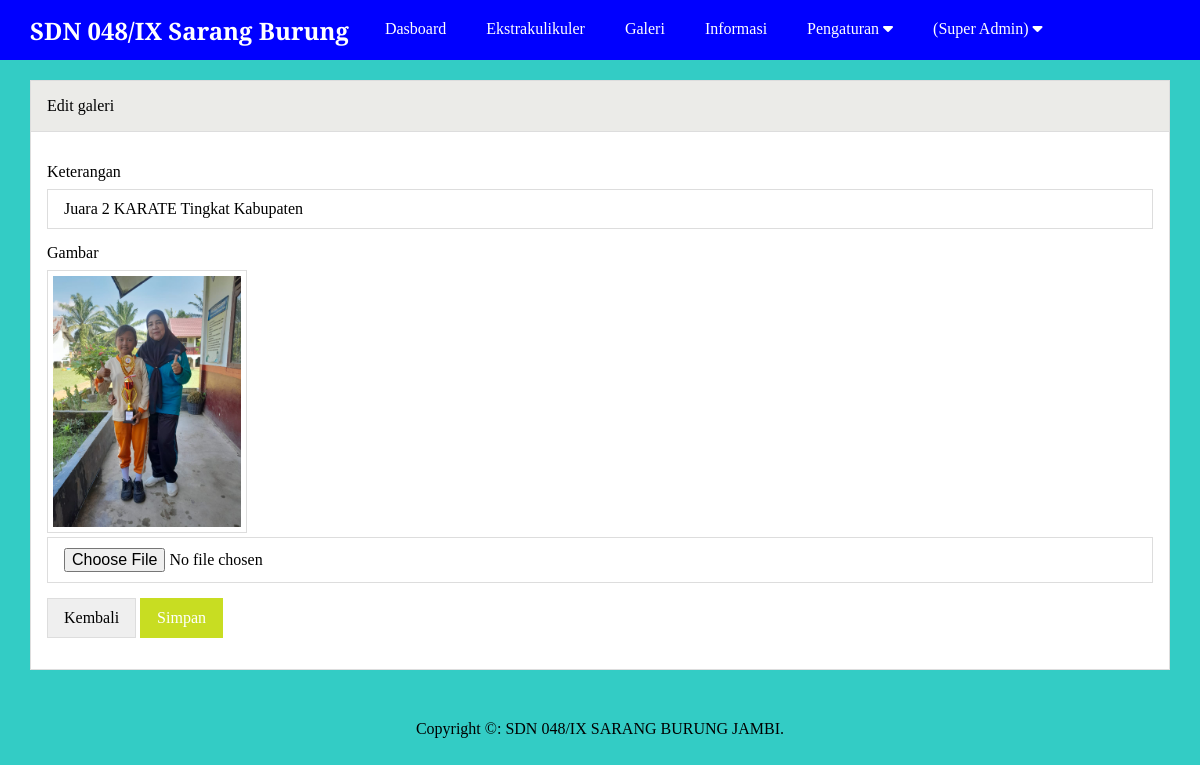
Page /admin/edit-galeri.php?id=4 (signed in) on the committed database.
### tables this page shows
CREATE TABLE `galeri` (
  `id` int(11) NOT NULL,
  `foto` varchar(50) NOT NULL,
  `keterangan` varchar(50) NOT NULL
);

CREATE TABLE `pengaturan` (
  `id` int(11) NOT NULL,
  `nama` varchar(50) NOT NULL,
  `email` varchar(50) NOT NULL,
  `telepon` varchar(20) NOT NULL,
  `alamat` text NOT NULL,
  `logo` varchar(50) NOT NULL,
  `favicon` varchar(50) NOT NULL,
  `tentang_sekolah` text NOT NULL,
  `foto_sekolah` varchar(50) NOT NULL,
  `google_maps` text NOT NULL,
  `nama_kepsek` varchar(50) NOT NULL,
  `foto_kepsek` varchar(50) NOT NULL,
  `sambutan_kepsek` text NOT NULL,
  `created_at` timestamp NOT NULL DEFAULT current_timestamp(),
  `updated_at` datetime DEFAULT NULL
);

### admin/edit-galeri.php (the view, shortened to what this page needs)
<?php include 'header.php' ?>
<?php
	$galeri = mysqli_query($conn, "SELECT * FROM galeri WHERE id = '".$_GET['id']."' ");
	$p        = mysqli_fetch_object($galeri);
 ?>
		<div class="content">
			<div class="container">
				<div class="box">
					<div class="box-header">
						Edit galeri
					</div>
					<div class="box-body">
						 <form action="" method="POST" enctype="multipart/form-data">
						 	<div class="form-group">
						 		<label>Keterangan</label>
						 		<input type="text" name="keterangan" placeholder="Keterangan" value="<?= $p->keterangan ?>" class="input-control" required>
						 	</div>
						 	<div class="form-group">
						 		<label>Gambar</label>
						 		<img src="../uploads/galeri/<?= $p->foto ?>" width="200px" class="image">
						 		<input type="file" name="gambar" class="input-control">
						 	</div>
						 	<button type="button" class="btn" onclick="window.location = 'galeri.php'">Kembali</button>
						 	<input type="submit" name="submit" value="Simpan" class="btn btn-blue">
						 </form>
					</div>
				</div>
			</div>
		</div>
<?php include 'footer.php' ?>

### admin/footer.php
		<div class="footer">
			<div class="container text-center">
				Copyright &copy: <?= $d->nama ?>.
			</div>
		</div>
</body>
</html>

### assets/css/style.css (style rules this page uses)
* { margin: 0; padding: 0; font-family: 'Playfair Display', serif; box-sizing: border-box; }
.container { width: 1140px; margin: 0 auto; }
.container::after { content: ""; display: block; clear: both; }
.bg-light { background-color: #33ccc5; }
.box { border: 1px solid #ddd; background-color: #fff; }
.box-header { padding: 16px; border-bottom: 1px solid #ddd; background-color: #EBEBE8; }
.box-body { padding: 16px; }
form { margin: 15px 0; }
.form-group { margin-bottom: 15px; }
.form-group label { display: block; margin-bottom: 8px; }
.form-group .input-control { padding:10px 16px; width: 100%; font-size: 16px; border: 1px solid #ddd; }
.btn { border: 1px solid #ddd; padding: 10px 16px; font-size: 16px; }
.btn-blue { background-color: #c8dd22; color: #fff; border: 1px solid #c8dd22; }
.text-center { text-align: center !important; }
.content { padding: 80px 0 30px 0; }
.footer { padding: 20px 0; }
.image { border: 1px solid #ddd; padding: 5px; }

### rows in the picture
galeri: keterangan "Juara 2 KARATE Tingkat Kabupaten", foto (picture)
pengaturan: nama "SDN 048/IX SARANG BURUNG JAMBI"

### other values in the picture
$_SESSION['ulevel'] "Super Admin"
